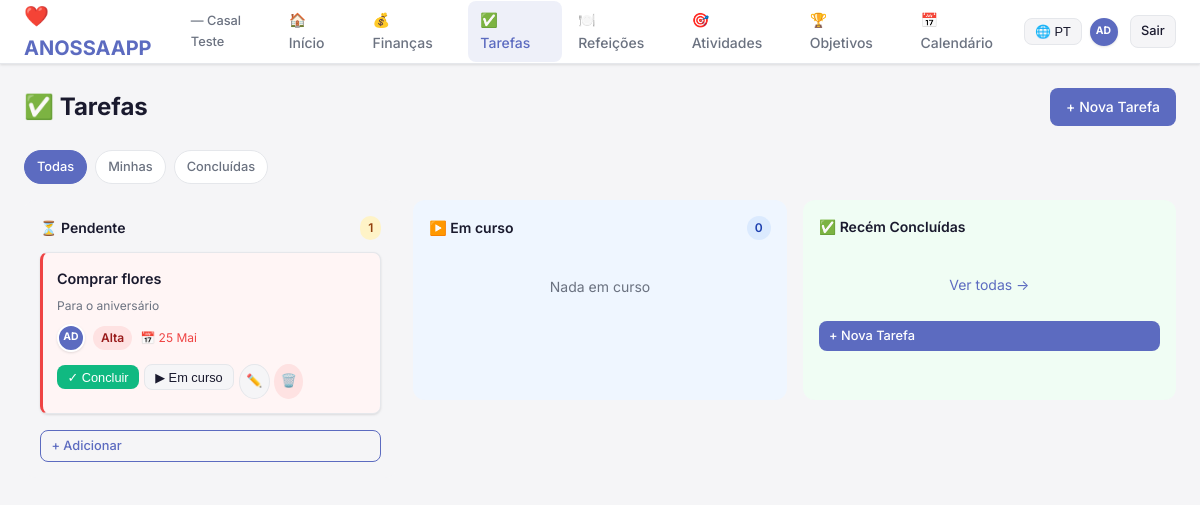
/tarefas/ (signed in), run on the app's committed database.
### core/models.py (models this page shows, shortened)
class Household(models.Model):
    nome = models.CharField(max_length=100)
    criado_em = models.DateTimeField(auto_now_add=True)
    token_convite = models.UUIDField(default=uuid.uuid4, unique=True)
    convite_ativo = models.BooleanField(default=True)
    moeda = models.CharField(max_length=10, default='DKK')
    class Meta:
        verbose_name = 'Household'
        verbose_name_plural = 'Households'
    def parceiro(self, user):
        return User.objects.filter(profile__household=self).exclude(pk=user.pk).select_related('profile').first()

class UserProfile(models.Model):
    user = models.OneToOneField(User, on_delete=models.CASCADE, related_name='profile')
    household = models.ForeignKey(Household, null=True, blank=True, on_delete=models.SET_NULL, related_name='profiles')
    avatar = models.ImageField(upload_to='avatars/', blank=True)
    cor_perfil = models.CharField(max_length=7, default='#5C6BC0')
    bio = models.CharField(max_length=200, blank=True)
    class Meta:
        verbose_name = 'Perfil'
        verbose_name_plural = 'Perfis'
    def nome_display(self):
        return self.user.get_full_name() or self.user.username
    def iniciais(self):
        nome = self.nome_display()
        partes = nome.split()
        if len(partes) >= 2:
            return f'{partes[0][0]}{partes[1][0]}'.upper()
        return nome[:2].upper()

### tarefas/models.py (models this page shows, shortened)
class Tarefa(models.Model):
    household = models.ForeignKey(Household, on_delete=models.CASCADE, related_name='tarefas')
    titulo = models.CharField(max_length=200)
    descricao = models.TextField(blank=True)
    atribuida_a = models.ForeignKey(User, null=True, blank=True, on_delete=models.SET_NULL, related_name='tarefas_atribuidas')
    estado = models.CharField(max_length=20, choices=ESTADO_CHOICES, default='pendente')
    prioridade = models.CharField(max_length=10, choices=PRIORIDADE_CHOICES, default='media')
    data_limite = models.DateField(null=True, blank=True)
    recorrente = models.BooleanField(default=False)
    regra_recorrencia = models.ForeignKey(RegraRecorrencia, null=True, blank=True, on_delete=models.SET_NULL)
    concluida_por = models.ForeignKey(User, null=True, blank=True, on_delete=models.SET_NULL, related_name='tarefas_concluidas')
    concluida_em = models.DateTimeField(null=True, blank=True)
    created_by = models.ForeignKey(User, on_delete=models.CASCADE, related_name='tarefas_criadas')
    criado_em = models.DateTimeField(auto_now_add=True)
    class Meta:
        verbose_name = 'Tarefa'
        verbose_name_plural = 'Tarefas'
        ordering = ['-prioridade', 'data_limite', 'titulo']
    def esta_atrasada(self):
        from django.utils import timezone
        if self.data_limite and self.estado != 'concluida':
            return self.data_limite < timezone.now().date()
        return False

### tarefas/views.py (the view)
    def wrapper(request, *args, **kwargs):
        if not request.user.profile.household:
            messages.error(request, 'Precisas de pertencer a um casal primeiro.')
            return redirect('onboarding')
        return view_func(request, *args, **kwargs)

### core/context_processors.py (called while the page is built)
def household_context(request):
    if not request.user.is_authenticated:
        return {}
    try:
        profile = request.user.profile
        household = profile.household
        if not household:
            return {'household': None, 'parceiro': None}
        parceiro = household.parceiro(request.user)
        return {
            'household': household,
            'parceiro': parceiro,
        }
    except Exception:
        return {}

### tarefas/views.py (called while the page is built)
def household_required(view_func):
    def wrapper(request, *args, **kwargs):
        if not request.user.profile.household:
            messages.error(request, 'Precisas de pertencer a um casal primeiro.')
            return redirect('onboarding')
        return view_func(request, *args, **kwargs)
    wrapper.__name__ = view_func.__name__
    return login_required(wrapper)

### templates/tarefas/lista.html (shortened to what this page needs)
{% extends "base.html" %}
{% load i18n %}
{% block conteudo %}
<div class="page-header">
  <div>
    <h1 class="page-title">✅ {% trans "Tarefas" %}</h1>
  </div>
  <a href="{% url 'criar_tarefa' %}" class="btn btn-primario">+ {% trans "Nova Tarefa" %}</a>
</div>
<div class="filtros">
  <a href="?filtro=todas" class="filtro-btn {% if filtro == 'todas' %}ativo{% endif %}">{% trans "Todas" %}</a>
  <a href="?filtro=minhas" class="filtro-btn {% if filtro == 'minhas' %}ativo{% endif %}">{% trans "Minhas" %}</a>
  <a href="?filtro=concluidas" class="filtro-btn {% if filtro == 'concluidas' %}ativo{% endif %}">{% trans "Concluídas" %}</a>
</div>
{% if filtro == 'concluidas' %}
<div class="card">
  <div class="card-header">
    <span class="card-titulo">✅ {% trans "Concluídas" %}</span>
  </div>
  {% if concluidas %}
    {% for tarefa in concluidas %}
    <div class="despesa-item" style="opacity: 0.7;">
      <div style="flex: 1;">
        <p class="text-sm" style="text-decoration: line-through;">{{ tarefa.titulo }}</p>
        <p class="text-xs text-suave">{% trans "Concluída por" %} {{ tarefa.concluida_por.profile.nome_display }} — {{ tarefa.concluida_em|date:"j M Y" }}</p>
      </div>
      <a href="{% url 'eliminar_tarefa' tarefa.pk %}" class="btn btn-sm btn-icon" style="background: #FEE2E2; color: #991B1B;">🗑️</a>
    </div>
    {% endfor %}
  {% else %}
  <div class="vazio"><p class="vazio-texto">{% blocktrans %}Nenhuma tarefa concluída ainda.{% endblocktrans %}</p></div>
  {% endif %}
</div>
{% else %}
<div class="kanban">
  <div class="kanban-coluna">
    <div class="kanban-coluna-header">
      <span>⏳ {% trans "Pendente" %}</span>
      <span class="badge badge-pendente">{{ pendentes.count }}</span>
    </div>
    {% for tarefa in pendentes %}
    <div class="tarefa-card prioridade-{{ tarefa.prioridade }} {% if tarefa.esta_atrasada %}atrasada{% endif %}">
      <p class="tarefa-titulo">{{ tarefa.titulo }}</p>
      {% if tarefa.descricao %}<p class="text-xs text-suave">{{ tarefa.descricao|truncatechars:80 }}</p>{% endif %}
      <div class="tarefa-meta">
        {% if tarefa.atribuida_a %}
        <div class="avatar avatar-sm" style="background: {{ tarefa.atribuida_a.profile.cor_perfil }}" title="{{ tarefa.atribuida_a.profile.nome_display }}">
          {{ tarefa.atribuida_a.profile.iniciais }}
        </div>
        {% endif %}
        <span class="badge badge-{{ tarefa.prioridade }}">{{ tarefa.get_prioridade_display }}</span>
        {% if tarefa.data_limite %}
        <span class="text-xs {% if tarefa.esta_atrasada %}text-erro{% else %}text-suave{% endif %}">📅 {{ tarefa.data_limite|date:"j M" }}</span>
        {% endif %}
      </div>
      <div class="tarefa-acoes">
        <form method="post" action="{% url 'concluir_tarefa' tarefa.pk %}">
          <button type="submit" class="btn btn-sm btn-sucesso">✓ {% trans "Concluir" %}</button>
        </form>
        <form method="post" action="{% url 'mover_estado_tarefa' tarefa.pk %}">
          <button type="submit" class="btn btn-sm btn-secundario">▶ {% trans "Em curso" %}</button>
        </form>
        <a href="{% url 'editar_tarefa' tarefa.pk %}" class="btn btn-sm btn-secundario btn-icon">✏️</a>
        <a href="{% url 'eliminar_tarefa' tarefa.pk %}" class="btn btn-sm btn-icon" style="background: #FEE2E2; color: #991B1B;">🗑️</a>
      </div>
    </div>
    {% empty %}
    <div class="vazio" style="padding: 1.5rem 1rem;">
      <p class="text-suave text-sm">{% trans "Sem tarefas pendentes 🎉" %}</p>
    </div>
    {% endfor %}
    <a href="{% url 'criar_tarefa' %}" class="btn btn-outline w-100 btn-sm" style="margin-top: 0.5rem;">+ {% trans "Adicionar" %}</a>
  </div>
  <div class="kanban-coluna" style="background: #EFF6FF;">
    <div class="kanban-coluna-header">
      <span>▶️ {% trans "Em curso" %}</span>
      <span class="badge badge-em-curso">{{ em_curso.count }}</span>
    </div>
    {% for tarefa in em_curso %}
    <div class="tarefa-card prioridade-{{ tarefa.prioridade }}" style="border-left-color: #3B82F6;">
      <p class="tarefa-titulo">{{ tarefa.titulo }}</p>
      {% if tarefa.descricao %}<p class="text-xs text-suave">{{ tarefa.descricao|truncatechars:80 }}</p>{% endif %}
      <div class="tarefa-meta">
        {% if tarefa.atribuida_a %}
        <div class="avatar avatar-sm" style="background: {{ tarefa.atribuida_a.profile.cor_perfil }}">
          {{ tarefa.atribuida_a.profile.iniciais }}
        </div>
        {% endif %}
        <span class="badge badge-{{ tarefa.prioridade }}">{{ tarefa.get_prioridade_display }}</span>
        {% if tarefa.data_limite %}<span class="text-xs text-suave">📅 {{ tarefa.data_limite|date:"j M" }}</span>{% endif %}
      </div>
      <div class="tarefa-acoes">
        <form method="post" action="{% url 'concluir_tarefa' tarefa.pk %}">
          {% csrf_token %}
          <button type="submit" class="btn btn-sm btn-sucesso">✓ {% trans "Concluir" %}</button>
        </form>
        <form method="post" action="{% url 'mover_estado_tarefa' tarefa.pk %}">
          {% csrf_token %}
          <input type="hidden" name="estado" value="pendente">
          <button type="submit" class="btn btn-sm btn-secundario">⏮ {% trans "Pendente" %}</button>
        </form>
        <a href="{% url 'editar_tarefa' tarefa.pk %}" class="btn btn-sm btn-secundario btn-icon">✏️</a>
      </div>
    </div>
    {% empty %}
    <div class="vazio" style="padding: 1.5rem 1rem;">
      <p class="text-suave text-sm">{% trans "Nada em curso" %}</p>
    </div>
    {% endfor %}
  </div>
  <div class="kanban-coluna" style="background: #F0FDF4;">
    <div class="kanban-coluna-header">
      <span>✅ {% trans "Recém Concluídas" %}</span>
    </div>
    <div class="vazio" style="padding: 1.5rem 1rem;">
      <p class="text-suave text-sm"><a href="?filtro=concluidas">{% trans "Ver todas" %} →</a></p>
    </div>
    <a href="{% url 'criar_tarefa' %}" class="btn btn-primario w-100 btn-sm" style="margin-top: auto;">+ {% trans "Nova Tarefa" %}</a>
  </div>
</div>
{% endif %}
{% endblock %}

### templates/base.html (shortened to what this page needs)
{% load i18n static %}
<!DOCTYPE html>
<html lang="{{ LANGUAGE_CODE }}">
<head>
  <link rel="stylesheet" href="{% static 'css/main.css' %}">
</head>
<body>
{% if user.is_authenticated %}
<nav class="navbar">
  <a href="{% url 'dashboard' %}" class="navbar-brand">
    ❤️ ANOSSAAPP
    {% if household %}
    <span class="household-nome">— {{ household.nome }}</span>
    {% endif %}
  </a>
  <ul class="navbar-nav desktop-nav">
    <li><a href="{% url 'dashboard' %}" class="nav-link {% if request.resolver_match.url_name == 'dashboard' %}ativo{% endif %}">🏠 {% trans "Início" %}</a></li>
    <li><a href="{% url 'lista_despesas' %}" class="nav-link {% if 'financas' in request.path %}ativo{% endif %}">💰 {% trans "Finanças" %}</a></li>
    <li><a href="{% url 'lista_tarefas' %}" class="nav-link {% if 'tarefas' in request.path %}ativo{% endif %}">✅ {% trans "Tarefas" %}</a></li>
    <li><a href="{% url 'planeamento' %}" class="nav-link {% if 'refeicoes' in request.path %}ativo{% endif %}">🍽️ {% trans "Refeições" %}</a></li>
    <li><a href="{% url 'lista_atividades' %}" class="nav-link {% if 'atividades' in request.path %}ativo{% endif %}">🎯 {% trans "Atividades" %}</a></li>
    <li><a href="{% url 'lista_objetivos' %}" class="nav-link {% if 'objetivos' in request.path %}ativo{% endif %}">🏆 {% trans "Objetivos" %}</a></li>
    <li><a href="{% url 'calendario' %}" class="nav-link {% if 'calendario' in request.path %}ativo{% endif %}">📅 {% trans "Calendário" %}</a></li>
  </ul>
  <div class="navbar-avatares">
    <div class="lang-switcher" style="position: relative;">
      <button class="btn btn-sm btn-secundario" onclick="document.getElementById('lang-menu').classList.toggle('open')" style="font-size: 0.8rem; padding: 0.3rem 0.6rem;">
        🌐 {% if LANGUAGE_CODE == 'en' %}EN{% else %}PT{% endif %}
      </button>
    </div>
    <a href="{% url 'perfil' %}" title="{{ user.profile.nome_display }}">
      <div class="avatar avatar-sm" style="background: {{ user.profile.cor_perfil }}; border-color: {{ user.profile.cor_perfil }}">
        {% if user.profile.avatar %}
          <img src="{{ user.profile.avatar.url }}" alt="{{ user.profile.nome_display }}">
        {% else %}
          {{ user.profile.iniciais }}
        {% endif %}
      </div>
    </a>
    <a href="{% url 'logout' %}" class="btn btn-sm btn-secundario" style="margin-left: 0.25rem">{% trans "Sair" %}</a>
  </div>
</nav>
{% endif %}
<main class="container-app">
  {% block conteudo %}{% endblock %}
</main>
</body>
</html>

### data on the page
Household: nome "Casal Teste"
Tarefa: titulo "Comprar flores", descricao "Para o aniversário", atribuida_a.profile.iniciais "AD", prioridade "Alta", data_limite "25 Mai"

### other printed values
{{ user.profile.iniciais }} "AD"
{{ pendentes.count }} "1"
{{ em_curso.count }} "0"
